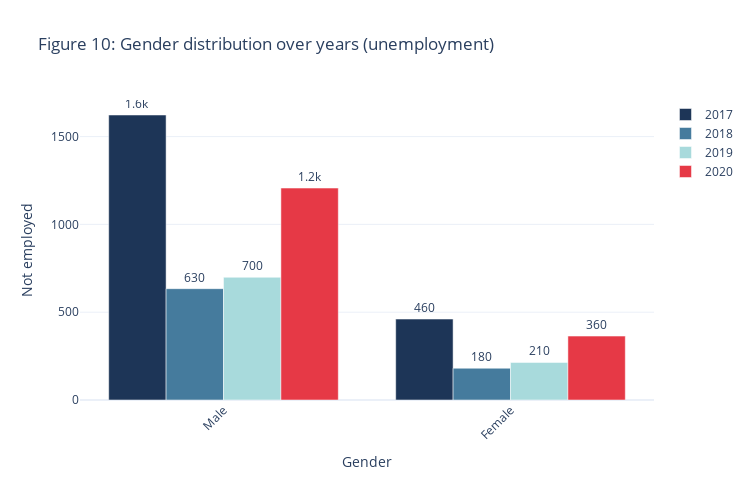

Notebook code cell kept with this figure:
### Code cell
x_gender=['Male','Female']

colors = {'2017':'#1d3557',
          '2018':'#457b9d',
          '2019':'#a8dadc',
          '2020':'#e63946'}
 
fig_gender = go.Figure(data=[go.Bar( 
    name = '2017', 
    x = x_gender, 
    y = gender2017['counts'],
    text=gender2017['counts'],
    textposition='outside',
     marker_color=colors['2017']
   ), 
                       go.Bar( 
    name = '2018', 
    x = x_gender, 
    y = gender2018['counts'],
    text=gender2018['counts'],
    textposition='outside',
    marker_color=colors['2018'],
   ) ,
                       go.Bar( 
    name = '2019', 
    x = x_gender, 
    y = gender2019['counts'],
    text=gender2019['counts'],
    textposition='outside',
    marker_color=colors['2019'],
    ) ,
                       go.Bar( 
    name = '2020', 
    x = x_gender, 
    y = gender2020['counts'],
    text=gender2020['counts'],
    textposition='outside',
    marker_color=colors['2020'],
   ) 
]) 

fig_gender.update_traces(texttemplate='%{text:.2s}', textposition='outside')
fig_gender.update_layout(uniformtext_minsize=8, uniformtext_mode='hide',yaxis=dict(title='Not employed'),
                   width=750,height=480,template="plotly_white",
                   title='Figure 10: Gender distribution over years (unemployment)',barmode='group', xaxis_tickangle=-45,
                   xaxis=dict(title='Gender'))
                   
fig_gender.show()

### Figure 1 — Plotly figure (JSON) as saved in the notebook; plotly's stock layout.template omitted (floating-point values rounded to 4 significant figures)
{"data": [{"marker": {"color": "#1d3557"}, "name": "2017", "text": [1623.0, 461.0, 8.0, 6.0], "textposition": "outside", "texttemplate": "%{text:.2s}", "type": "bar", "x": ["Male", "Female"], "y": [1623, 461, 8, 6]}, {"marker": {"color": "#457b9d"}, "name": "2018", "text": [634.0, 181.0, 22.0, 5.0], "textposition": "outside", "texttemplate": "%{text:.2s}", "type": "bar", "x": ["Male", "Female"], "y": [634, 181, 22, 5]}, {"marker": {"color": "#a8dadc"}, "name": "2019", "text": [699.0, 214.0, 22.0, 7.0], "textposition": "outside", "texttemplate": "%{text:.2s}", "type": "bar", "x": ["Male", "Female"], "y": [699, 214, 22, 7]}, {"marker": {"color": "#e63946"}, "name": "2020", "text": [1207.0, 364.0, 28.0, 7.0, 2.0], "textposition": "outside", "texttemplate": "%{text:.2s}", "type": "bar", "x": ["Male", "Female"], "y": [1207, 364, 28, 7, 2]}], "layout": {"barmode": "group", "height": 480, "title": {"text": "Figure 10: Gender distribution over years (unemployment)"}, "uniformtext": {"minsize": 8, "mode": "hide"}, "width": 750, "xaxis": {"tickangle": -45, "title": {"text": "Gender"}}, "yaxis": {"title": {"text": "Not employed"}}}}
